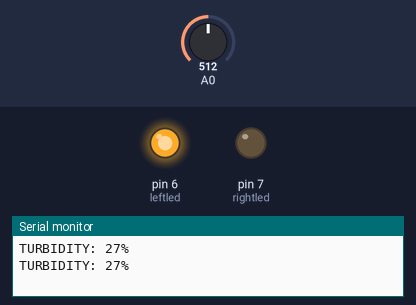
The sketch below on a simulated Arduino Uno, built with avr-gcc and run on an emulated ATmega328P. Parts: output pins drawn as LEDs (lit = HIGH), the last lines printed to the serial monitor. The test bench sets the inputs (shaded band); at power-on: A0 = 512.

Above: at 1.8 s.
1.9 s: A0 set to 479
3.4 s: A0 set to 451
At 5.0 s:
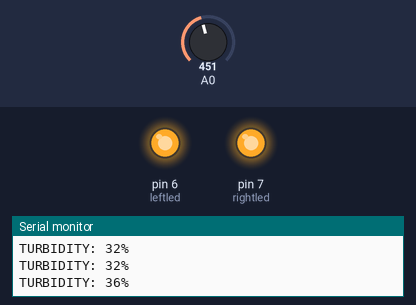
5.5 s: A0 set to 511
At 6.6 s:
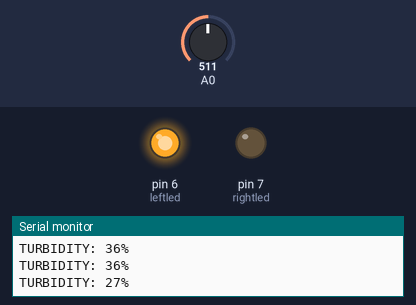
7.5 s: A0 set to 306
At 9.3 s:
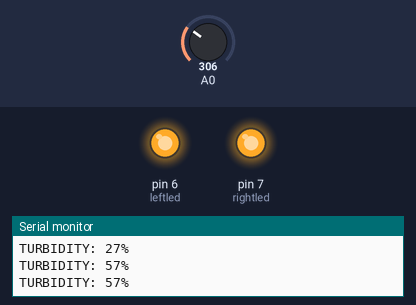
Timing chart, 0 to 10.5 s (numbered marks = the images above; inputs shaded):
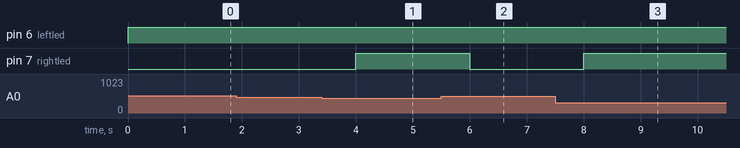

The sketch:

_water_quality.ino
```cpp
#include <Arduino.h>

int leftled = 6;
int rightled = 7;

void setup(void) {
  Serial.begin(9600);
  pinMode(leftled, OUTPUT);
  pinMode(rightled, OUTPUT);
}

void loop(void) {
  int sensorValue = analogRead(A0);
  int turbidity = map(sensorValue, 0, 700, 100, 0);

  Serial.print("TURBIDITY: ");
  Serial.print(turbidity);
  Serial.println("%");

  if (turbidity < 35) {
    digitalWrite(leftled, HIGH);
    digitalWrite(rightled, LOW);
  } else {
    digitalWrite(leftled, HIGH);
    digitalWrite(rightled, HIGH);
  }

  delay(1000);
}
```

Measured:
- the behaviour switches between 462 and 461 on A0 (found by bisection; images 0 and 1)
- after the input at 3.4 s, pin 7 (rightled): LOW → HIGH after 0.60 s
- after the input at 5.5 s, pin 7 (rightled): HIGH → LOW after 0.50 s
- after the input at 7.5 s, pin 7 (rightled): LOW → HIGH after 0.50 s
